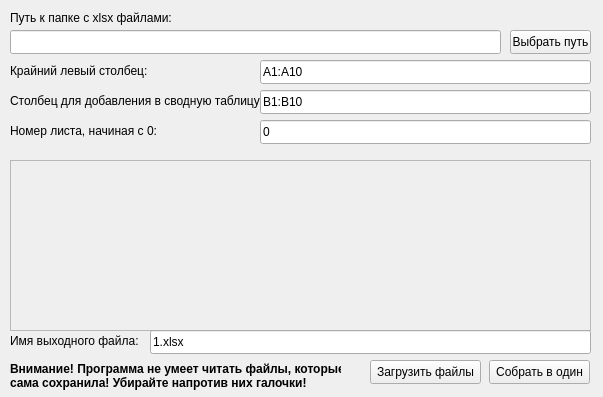
<?xml version="1.0" encoding="UTF-8"?>
<ui version="4.0">
 <class>formClass</class>
 <widget class="QMainWindow" name="formClass">
  <property name="geometry">
   <rect>
    <x>0</x>
    <y>0</y>
    <width>603</width>
    <height>397</height>
   </rect>
  </property>
  <property name="windowTitle">
   <string>Собрать все XLSX в один в той же папке</string>
  </property>
  <property name="windowIcon">
   <iconset theme="QIcon::ThemeIcon::DocumentSend"/>
  </property>
  <widget class="QWidget" name="centralWidget">
   <widget class="QPushButton" name="buttonCollect">
    <property name="geometry">
     <rect>
      <x>489</x>
      <y>360</y>
      <width>101</width>
      <height>24</height>
     </rect>
    </property>
    <property name="text">
     <string>Собрать в один</string>
    </property>
   </widget>
   <widget class="QPushButton" name="buttonLoadFiles">
    <property name="geometry">
     <rect>
      <x>370</x>
      <y>360</y>
      <width>111</width>
      <height>24</height>
     </rect>
    </property>
    <property name="text">
     <string>Загрузить файлы</string>
    </property>
   </widget>
   <widget class="QLineEdit" name="linePath">
    <property name="geometry">
     <rect>
      <x>10</x>
      <y>30</y>
      <width>491</width>
      <height>24</height>
     </rect>
    </property>
   </widget>
   <widget class="QLineEdit" name="lineLeftCol">
    <property name="geometry">
     <rect>
      <x>260</x>
      <y>60</y>
      <width>331</width>
      <height>24</height>
     </rect>
    </property>
    <property name="text">
     <string>A1:A10</string>
    </property>
   </widget>
   <widget class="QScrollArea" name="scrollArea">
    <property name="geometry">
     <rect>
      <x>10</x>
      <y>160</y>
      <width>581</width>
      <height>171</height>
     </rect>
    </property>
    <property name="widgetResizable">
     <bool>true</bool>
    </property>
    <widget class="QWidget" name="scrollAreaWidgetContents">
     <property name="geometry">
      <rect>
       <x>0</x>
       <y>0</y>
       <width>579</width>
       <height>169</height>
      </rect>
     </property>
    </widget>
   </widget>
   <widget class="QPushButton" name="buttonPath">
    <property name="geometry">
     <rect>
      <x>510</x>
      <y>30</y>
      <width>81</width>
      <height>24</height>
     </rect>
    </property>
    <property name="text">
     <string>Выбрать путь</string>
    </property>
   </widget>
   <widget class="QLabel" name="label">
    <property name="geometry">
     <rect>
      <x>10</x>
      <y>10</y>
      <width>541</width>
      <height>16</height>
     </rect>
    </property>
    <property name="text">
     <string>Путь к папке с xlsx файлами:</string>
    </property>
   </widget>
   <widget class="QLabel" name="label_2">
    <property name="geometry">
     <rect>
      <x>10</x>
      <y>60</y>
      <width>241</width>
      <height>21</height>
     </rect>
    </property>
    <property name="text">
     <string>Крайний левый столбец:</string>
    </property>
   </widget>
   <widget class="QLabel" name="label_3">
    <property name="geometry">
     <rect>
      <x>10</x>
      <y>90</y>
      <width>251</width>
      <height>21</height>
     </rect>
    </property>
    <property name="text">
     <string>Столбец для добавления в сводную таблицу:</string>
    </property>
   </widget>
   <widget class="QLineEdit" name="lineCol">
    <property name="geometry">
     <rect>
      <x>260</x>
      <y>90</y>
      <width>331</width>
      <height>24</height>
     </rect>
    </property>
    <property name="text">
     <string>B1:B10</string>
    </property>
   </widget>
   <widget class="QLabel" name="label_4">
    <property name="geometry">
     <rect>
      <x>10</x>
      <y>330</y>
      <width>141</width>
      <height>21</height>
     </rect>
    </property>
    <property name="text">
     <string>Имя выходного файла:</string>
    </property>
   </widget>
   <widget class="QLineEdit" name="lineOut">
    <property name="geometry">
     <rect>
      <x>150</x>
      <y>330</y>
      <width>441</width>
      <height>24</height>
     </rect>
    </property>
    <property name="text">
     <string>1.xlsx</string>
    </property>
   </widget>
   <widget class="QLabel" name="label_5">
    <property name="geometry">
     <rect>
      <x>10</x>
      <y>120</y>
      <width>251</width>
      <height>21</height>
     </rect>
    </property>
    <property name="text">
     <string>Номер листа, начиная с 0:</string>
    </property>
   </widget>
   <widget class="QLineEdit" name="lineSheet">
    <property name="geometry">
     <rect>
      <x>260</x>
      <y>120</y>
      <width>331</width>
      <height>24</height>
     </rect>
    </property>
    <property name="text">
     <string>0</string>
    </property>
   </widget>
   <widget class="QLabel" name="label_6">
    <property name="geometry">
     <rect>
      <x>10</x>
      <y>360</y>
      <width>331</width>
      <height>31</height>
     </rect>
    </property>
    <property name="font">
     <font>
      <bold>true</bold>
     </font>
    </property>
    <property name="text">
     <string>Внимание! Программа не умеет читать файлы, которые
сама сохранила! Убирайте напротив них галочки!</string>
    </property>
   </widget>
  </widget>
 </widget>
 <layoutdefault spacing="6" margin="11"/>
 <resources>
  <include location="form.qrc"/>
 </resources>
 <connections/>
</ui>
